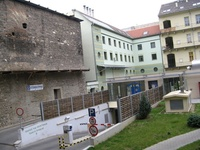
#> input picture backyard1.jpg, 200 x 150 px, shrunk from 500 x 375 before the run
$ python PanoramaProject.py
#> lines starting #> are read from the running program, lines starting #| are printed output that depends on the picture; after the words box and inside, x2 and y2 are one past the last pixel; in counts of white or black regions, pixels touching at a corner belong together
import cv2
import numpy as np
import matplotlib.pyplot as plt
import random


#//
# 2.1 Feature point detection, descriptor extraction and matching -> pos1 and pos2, of size nx2 (include outliers)
# 2.2 Registering the transformation: func applyHomography(pos1, H12) -> pos2
#   ransacHomography(pos1, pos2, numIters, inlierTol) -> H12, inliers[] : also  ransacHomography uses the 'applyHomography'
#   displayMatches(im1, im2, pos1, pos2, inlind) : write images after the result of ransac over the two images. [outliers == blue , inliers==yellow]
#
# #

# applyHomography
# Computers a homography from 4-correspondences
#
def applyHomography(correspondences):
    # loop through correspondences and create assemble matrix
    aList = []
    for corr in correspondences:
        p1 = np.matrix([corr.item(0), corr.item(1), 1])
        p2 = np.matrix([corr.item(2), corr.item(3), 1])

        a2 = [0, 0, 0, -p2.item(2) * p1.item(0), -p2.item(2) * p1.item(1), -p2.item(2) * p1.item(2),
              p2.item(1) * p1.item(0), p2.item(1) * p1.item(1), p2.item(1) * p1.item(2)]
        a1 = [-p2.item(2) * p1.item(0), -p2.item(2) * p1.item(1), -p2.item(2) * p1.item(2), 0, 0, 0,
              p2.item(0) * p1.item(0), p2.item(0) * p1.item(1), p2.item(0) * p1.item(2)]
        aList.append(a1)
        aList.append(a2)

    matrixA = np.matrix(aList)

    # svd composition
    u, s, v = np.linalg.svd(matrixA)

    # reshape the min singular value into a 3 by 3 matrix
    h = np.reshape(v[8], (3, 3))

    # normalize and now we have h
    h = (1/h.item(8)) * h
    return h


#
# Calculate the geometric distance between estimated points and original points
#
def geometricDistance_Ransac_helper(correspondence, h):

    p1 = np.transpose(np.matrix([correspondence[0].item(0), correspondence[0].item(1), 1]))
    estimatep2 = np.dot(h, p1)
    if estimatep2.item(2) == 0:
        estimatep2 = (1 / 0.1) * estimatep2
    estimatep2 = (1/estimatep2.item(2))*estimatep2

    p2 = np.transpose(np.matrix([correspondence[0].item(2), correspondence[0].item(3), 1]))
    error = p2 - estimatep2
    return np.linalg.norm(error)


#
# Runs through ransac algorithm, creating homographies from random correspondences
#
def ransacHomography(corr, numIters=1000, inlierTol=5):
    maxInliers = []

    maxTreshHold= -1000000
    outliers = []
    finalH = None
    print("RANSAC, max iterations: {}".format(numIters))
    for i in range(numIters):
        if i%50 == 0:
            print("iteration number: {}".format(i))
        # find 4 random points to calculate a homography
        corr1 = corr[random.randrange(0, len(corr))]
        corr2 = corr[random.randrange(0, len(corr))]
        randomFour = np.vstack((corr1, corr2))
        corr3 = corr[random.randrange(0, len(corr))]
        randomFour = np.vstack((randomFour, corr3))
        corr4 = corr[random.randrange(0, len(corr))]
        randomFour = np.vstack((randomFour, corr4))

        # call the homography function on those points
        h = applyHomography(randomFour)
        inliers = []

        for i in range(len(corr)):
            inlierTol = geometricDistance_Ransac_helper(corr[i], h)
            if inlierTol < 5:
                inliers.append(corr[i])
            elif inlierTol > maxTreshHold:
                maxTreshHold = inlierTol
                outliers.append(corr[i])

        if len(inliers) > len(maxInliers):
            maxInliers = inliers
            finalH = h
        # print("Corr size: ", len(corr), " NumInliers: ", len(inliers), "Max inliers: ", len(maxInliers))

    return finalH, maxInliers, outliers


#
# Main parses argument list and runs the functions
#
def register2images(img1name, img2name):

    print("Image 1 Name: " + img1name)
    print("Image 2 Name: " + img2name)

    # query image
    img1 = cv2.imread(img1name, 0)
    # train image
    img2 = cv2.imread(img2name, 0)
    # find features and keypoints

    # concatenate two images for inliers display
    imgconcat = np.concatenate((img1, img2), axis=1)
    imgconcatH = imgconcat.shape[0]
    imgconcatW = imgconcat.shape[1]
    print("shape of concated: {}".format(imgconcat.shape))
    cv2.imwrite('concat.jpg', imgconcat)

    correspondenceList = []
    if img1 is not None and img2 is not None:
        sift = cv2.xfeatures2d.SIFT_create()
        kp1, desc1 = sift.detectAndCompute(img1, None)
        kp2, desc2 = sift.detectAndCompute(img2, None)

        print("Found keypoints in " + img1name + ": " + str(len(kp1)))
        print("Found keypoints in " + img2name + ": " + str(len(kp2)))

        keypoints = [kp1,kp2]

        matcher = cv2.BFMatcher(cv2.NORM_L2, True)
        matches = matcher.match(desc1, desc2)
        # print(matches)

        for match in matches:
            (x1, y1) = keypoints[0][match.queryIdx].pt
            # print("x1 y2: {} {} ".format(x1, y1))
            (x2, y2) = keypoints[1][match.trainIdx].pt
            correspondenceList.append([x1, y1, x2, y2])

        corrs = np.matrix(correspondenceList)

        #run ransac algorithm
        numIters = 1000
        finalH, inliers, outliers = ransacHomography(corrs,numIters)
        print("size of corrs : {}".format(corrs.shape))
        displayMatches(inliers, "inlier", imgconcatH,imgconcatW,img1name)
        displayMatches(outliers, "outlier",imgconcatH,imgconcatW,img1name)


        return finalH, img1, img2

# Write inliers or outliers in to file.
# Cordinaties - [x1, y1, x2, y2], type - "inlier" || "outlier"
def displayMatches(Cordinaties, typeCords, imageHeight, imageWidth,img1name):
    x = []
    y = []
    extentSetting = [0, imageWidth, 0, imageHeight]
    for cord in Cordinaties:
        arrCords = cord.A
        xx1, yy1, xx2, yy2 = arrCords.T
        x.append(xx1[0])
        x.append(xx2[0])
        y.append(yy1[0])
        y.append(yy2[0])
        # print("{} {} {} {}".format(xx1, yy1, xx2, yy2))

    #Writing to file.
    img33 = plt.imread("concat.jpg")

    fig, ax = plt.subplots()
    ax.imshow(img33,extent=extentSetting,cmap=plt.get_cmap('gray'))
    for i in range(0, len(x), 2):
        x[i+1] = x[i+1] + imageWidth/2
        if(typeCords == "inlier"):
            ax.plot(x[i:i+2], y[i:i+2], '.-y',linewidth=0.5)
        else:
            ax.plot(x[i:i+2], y[i:i+2], '.-b',linewidth=0.5)
        # print("Rendering point: {}, {}".format(x[i:i+2], y[i:i+2]))

    fileName = "outMatches_{}_{}".format(typeCords,img1name)
    plt.savefig(fileName)


def create_panorama(images_names, pan_num):
    registerd_images = []
    first_img = cv2.imread(images_names[0], 0)
    height, width = first_img.shape
    h = np.eye(3, 3)
    for i in range(len(images_names)-1):
        h_curr, img_template, img2align = register2images(images_names[i], images_names[i+1])
        h = h_curr.dot(h)
        height += img2align.shape[0]
        width += img2align.shape[1]
        registerd_images.append(cv2.warpPerspective(img2align, h, (width, height),
                                    flags=cv2.INTER_LINEAR + cv2.WARP_INVERSE_MAP))
        # plt.imshow(registerd_images[i])
        # plt.show()
    panorama = np.zeros((height, width), np.float32)
    for i in range(len(registerd_images)-1, -1, -1):
        panorama[0:registerd_images[i].shape[0], 0:registerd_images[i].shape[1]] = registerd_images[i]
    panorama[0:first_img.shape[0], 0:first_img.shape[1]] = first_img
    cv2.imwrite('panorama'+str(pan_num)+'.jpg', panorama)

def drawMatches(imageA, imageB, kpsA, kpsB, matches, status):
    # initialize the output visualization image
    (hA, wA) = imageA.shape[:2]
    (hB, wB) = imageB.shape[:2]
    vis = np.zeros((max(hA, hB), wA + wB, 3), dtype="uint8")
    vis[0:hA, 0:wA] = imageA
    vis[0:hB, wA:] = imageB

    # loop over the matches
    for ((trainIdx, queryIdx), s) in zip(matches, status):
        # only process the match if the keypoint was successfully
        # matched
        if s == 1:
            # draw the match
            ptA = (int(kpsA[queryIdx][0]), int(kpsA[queryIdx][1]))
            ptB = (int(kpsB[trainIdx][0]) + wA, int(kpsB[trainIdx][1]))
            cv2.line(vis, ptA, ptB, (0, 255, 0), 1)

    # return the visualization
    return vis


if __name__ == "__main__":

    inp = int(input("choose data: 1 - backyard , 2 - office, 3 - oxford"))
#> the answer given: 1
    if inp == 1:
        img1name = 'backyard1.jpg'
        img2name = 'backyard2.jpg'
        img3name = 'backyard3.jpg'
        imgs = [img1name, img2name, img3name]

    elif inp == 2:
        img1name = 'office1.jpg'
        img2name = 'office2.jpg'
        img3name = 'office3.jpg'
        img4name = 'office4.jpg'
        imgs = [img1name, img2name, img3name, img4name]

    else:
        img1name = 'oxford1.jpg'
        img2name = 'oxford2.jpg'
        imgs = [img1name, img2name]

    create_panorama(imgs, inp)
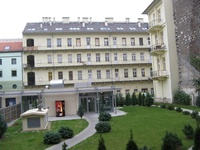
#> input picture backyard2.jpg, 200 x 150 px, shrunk from 500 x 375 before the run
#> in register2images, `img2 = cv2.imread(img2name, 0)`:
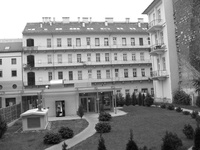
#> img2: shape (150, 200); min 1, max 255, mean 137.8
#> in register2images, `imgconcat = np.concatenate((img1, img2), axis=1)`:
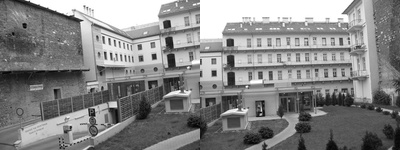
#> imgconcat: shape (150, 400); min 0, max 255, mean 134.7
#| shape of concated: (150, 400)
#> in register2images, `kp1, desc1 = sift.detectAndCompute(img1, None)`: kp1 = 293 keypoints; strongest (x, y, size): (154, 56, 3.7), (167, 24, 5.1), (141, 58, 3.6), (113, 104, 4.7)
#> in register2images, `kp2, desc2 = sift.detectAndCompute(img2, None)`: kp2 = 409 keypoints; strongest (x, y, size): (14, 73, 3.9), (30, 42, 5), (31, 60, 5.5), (31, 78, 5.8)
#| Found keypoints in backyard1.jpg: 293
#| Found keypoints in backyard2.jpg: 409
#> in register2images, `matches = matcher.match(desc1, desc2)`: matches = 143 matches
#> the loop in register2images, `for match in matches:` made 143 passes
#> (x1, y1, x2, y2) on passes 1 to 12: (5.68, 69.61, 73.17, 18.87), (9.06, 120.8, 72.56, 107.1), (15.76, 63.03, 183.1, 141.5), (16.94, 142, 106.9, 111.9), (17.56, 137, 121.4, 98.09), (20.94, 63.55, 129.1, 55.83), (24.6, 55.13, 94.19, 77.7), (24.63, 16.46, 165.4, 66.57), (32.79, 91.41, 21.03, 124.4), (35.57, 108.7, 110.6, 123), (41.26, 49.96, 149.7, 80.83), (41.26, 49.96, 63.08, 105.7)
#> after the loop in register2images, `for match in matches:`: correspondenceList = 143 items, first 6: [5.68, 69.61, 73.17, 18.87], [9.06, 120.8, 72.56, 107.1], [15.76, 63.03, 183.1, 141.5], [16.94, 142, 106.9, 111.9], [17.56, 137, 121.4, 98.09], [20.94, 63.55, 129.1, 55.83]
#> in register2images, `corrs = np.matrix(correspondenceList)`: corrs = 143 rows, first 6: [5.68, 69.61, 73.17, 18.87], [9.06, 120.8, 72.56, 107.1], [15.76, 63.03, 183.1, 141.5], [16.94, 142, 106.9, 111.9], [17.56, 137, 121.4, 98.09], [20.94, 63.55, 129.1, 55.83]
#> the loop in ransacHomography, `for i in range(numIters):` made 1000 passes
#> (randomFour, corr3, corr4) on pass 1: ([[167, 24.08, 30.19, 42.44], [170, 32.48, 32.4, 51.04]], [[41.26, 49.96, 149.7, 80.83]], [[152.6, 44.79, 13.52, 61.03]])
#| size of corrs : (143, 4)
#> the loop in displayMatches, `for cord in Cordinaties:` made 76 passes
#> cord on passes 1 to 12: [[145, 29.29, 6.75, 44.2]], [[145.2, 32.87, 7, 47.84]], [[146.7, 51.08, 7, 66.7]], [[146.7, 51.08, 7, 66.7]], [[147.9, 60.79, 7.03, 76.87]], [[150.5, 17.39, 15.51, 33.97]], [[150.5, 57.12, 10.18, 73.15]], [[152.2, 75.96, 10.08, 92.88]], [[152.6, 44.79, 13.52, 61.03]], [[152.6, 44.79, 13.52, 61.03]], [[152.7, 105.9, 9.13, 124.4]], [[153.1, 32.36, 14.42, 48.36]]
#> the loop in displayMatches, `for i in range(0, len(x), 2):` made 76 passes
#> i on passes 3 to 14: 4, 6, 8, 10, 12, 14, 16, 18, 20, 22, 24, 26
#> in displayMatches, `plt.savefig(fileName)`:
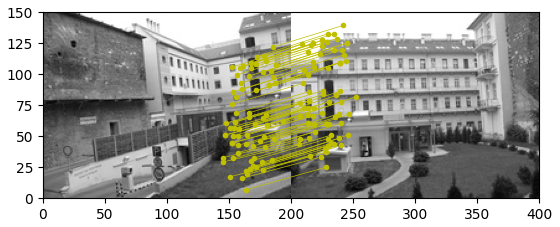
#> figure drawn by matplotlib, 1 panel
#> call 2 of displayMatches, with typeCords = 'outlier', imageHeight = 150, imageWidth = 400, img1name = 'backyard1.jpg'
#> the loop in displayMatches (call 2), `for cord in Cordinaties:` made 12 passes
#> cord on passes 1 to 12: [[5.68, 69.61, 73.17, 18.87]], [[9.06, 120.8, 72.56, 107.1]], [[15.76, 63.03, 183.1, 141.5]], [[32.79, 91.41, 21.03, 124.4]], [[68.95, 13, 123, 19.99]], [[77.81, 20.64, 150.2, 64.18]], [[156.6, 99.57, 13.51, 117.9]], [[121.6, 101.1, 21.24, 43.01]], [[153.1, 32.36, 14.42, 48.36]], [[41.26, 49.96, 149.7, 80.83]], [[80.68, 12.97, 97.44, 51.02]], [[170, 32.48, 32.4, 51.04]]
#> the loop in displayMatches (call 2), `for i in range(0, len(x), 2):` made 12 passes
#> in displayMatches (call 2), `plt.savefig(fileName)`:
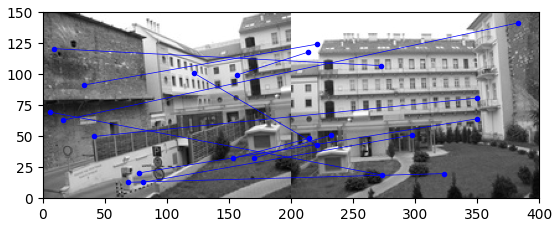
#> figure drawn by matplotlib, 1 panel
#> pass 2 of the loop in create_panorama, `for i in range(len(images_names)-1):`:
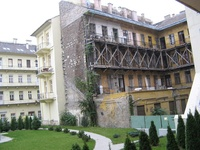
#> input picture backyard3.jpg, 200 x 150 px, shrunk from 500 x 375 before the run
#> in register2images (call 2), `imgconcat = np.concatenate((img1, img2), axis=1)`:
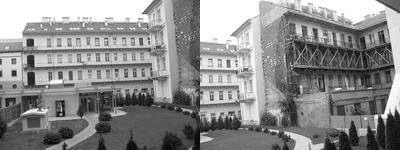
#> imgconcat: shape (150, 400); min 1, max 255, mean 140.1
#| shape of concated: (150, 400)
#| Found keypoints in backyard2.jpg: 409
#| Found keypoints in backyard3.jpg: 417
#| size of corrs : (159, 4)
#> the loop in displayMatches (call 4), `for cord in Cordinaties:` made 13 passes
#> cord on passes 1 to 8: [[3.41, 102.2, 126.2, 87.89]], [[6.75, 44.2, 125.6, 25.02]], [[28, 37.31, 149, 112.1]], [[40.18, 42.73, 96.41, 64.2]], [[45.08, 125.2, 76.24, 112.3]], [[28.56, 25.2, 90.71, 15.91]], [[176.9, 32.66, 63.66, 56.63]], [[134.2, 81.54, 20.49, 104.6]]
#> the loop in displayMatches (call 4), `for i in range(0, len(x), 2):` made 13 passes
#> in displayMatches (call 4), `plt.savefig(fileName)`:
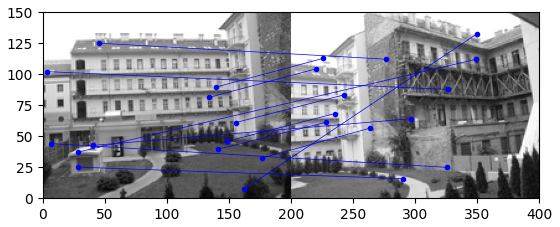
#> figure drawn by matplotlib, 1 panel
#> the loop in create_panorama, `for i in range(len(registerd_images)-1, -1, -1):` made 2 passes
#> i on pass 2: 0
#> after the loop in create_panorama, `for i in range(len(registerd_images)-1, -1, -1):`:
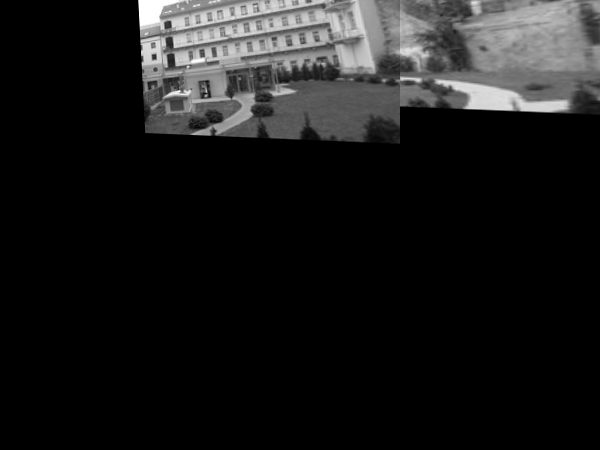
#> panorama: shape (450, 600) float32; min 0, max 255, mean 26.2
#> in create_panorama, `panorama[0:first_img.shape[0], 0:first_img.shape[1]] = first_img`:
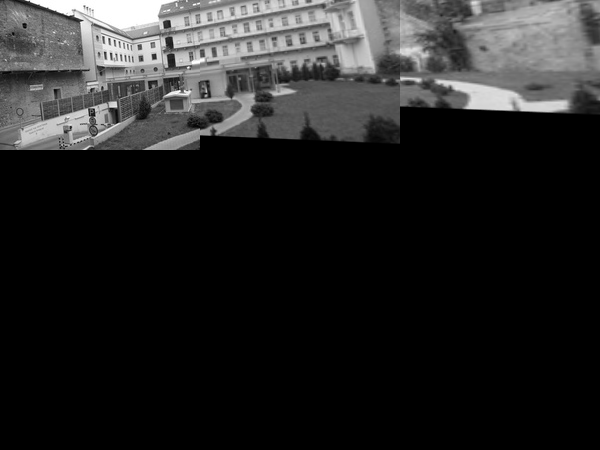
#> panorama: shape (450, 600) float32; 10.87% of pixels changed, all inside (x1, y1, x2, y2) = (0, 0, 200, 150)
